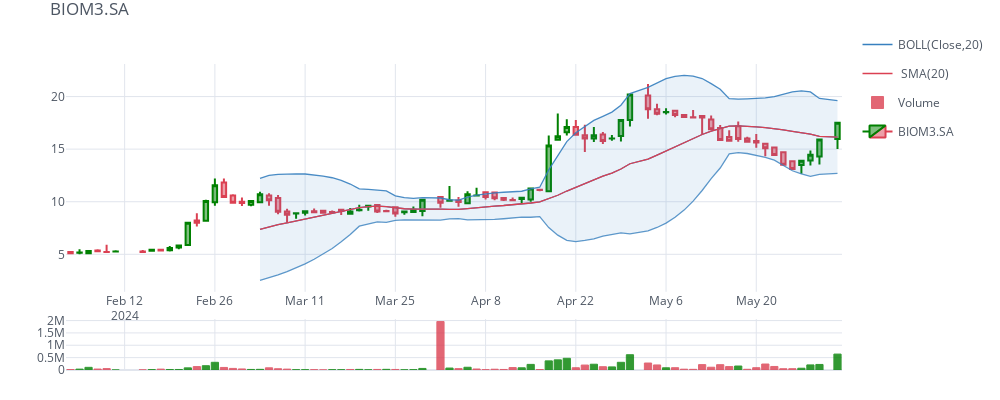

Source (notebook cell):
### Code cell
## grafico com o cufflinks
qf = cf.QuantFig(dadosx, kind='candlestick', name=choice, title=choice)
qf.add_bollinger_bands()
qf.add_sma(name='sma20', color='red')
qf.add_volume()    
fig = qf.iplot(asFigure=True, dimensions=(1000, 400), up_color='green', down_color='red')

##ajuste final do grafico
#update_xaxes ou update_yaxes é do plotly, que gera a fig
fig.update_xaxes(
    rangebreaks=[
        dict(bounds=["sat", "mon"]), #hide weekends
    ]
)    
#st.plotly_chart(fig)
